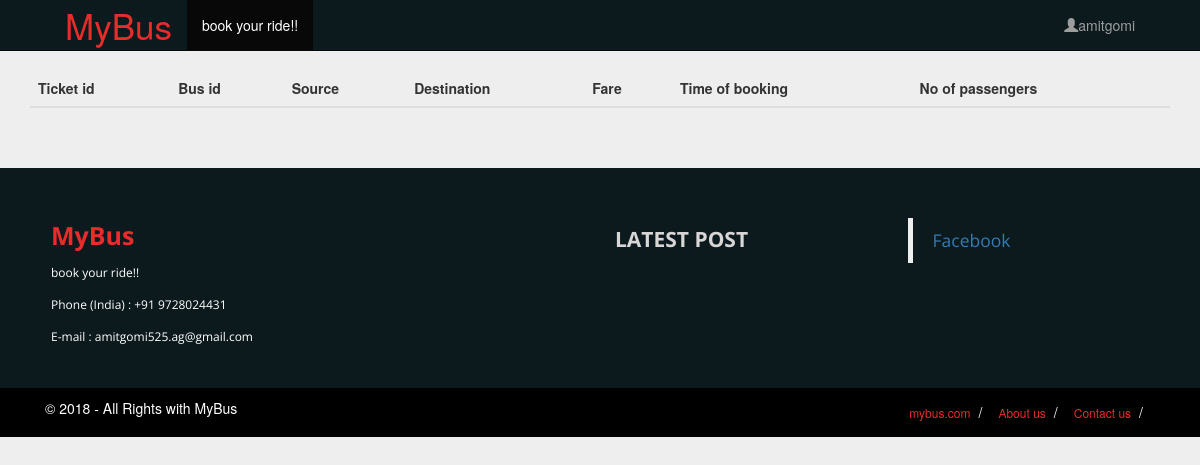
/showticket.php (signed in), run on an earlier commit of the app's database.
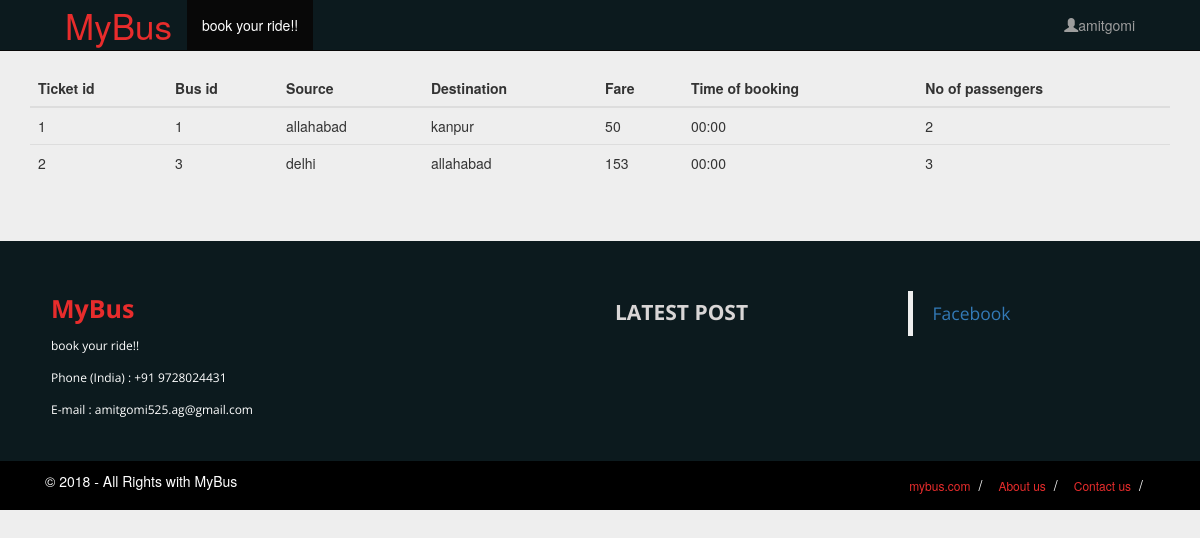
And on a later commit of the database.
### tables this page shows
CREATE TABLE `ticket` (
  `ticket_id` int(11) NOT NULL,
  `user_id` int(11) NOT NULL,
  `bus_id` int(11) NOT NULL,
  `source` varchar(256) NOT NULL,
  `destination` varchar(256) NOT NULL,
  `price` int(11) NOT NULL,
  `time_of_booking` varchar(50) NOT NULL,
  `no_of_passenger` int(11) NOT NULL
);

### showticket.php (the view, shortened to what this page needs)
<?php
	include 'includes/header.php';
	include 'includes/nav_bar.php';
	include 'includes/conn.php';
?>
	<div class="container" style="margin-top: 70px; margin-bottom: 40px;">
		<?php
		if($_SESSION["islogin"]==0){
			echo "<h1>You must have login first</h1>";
		}
		else{
			$query = "SELECT * FROM ticket WHERE user_id=".$_SESSION["user_id"];
			$res = mysqli_query($connection,$query);
		?>
		<div class="table-responsive">
		    <table class="table table-hover">
		  		<thead>
		      	<tr>
		        	<th>Ticket id</th>
		        	<th>Bus id</th>
		        	<th>Source</th>
		        	<th>Destination</th>
		        	<th>Fare</th>
		        	<th>Time of booking</th>
		        	<th>No of passengers</th>
		        </tr>
		    </thead>
		  	<?php
		    while($row = mysqli_fetch_assoc($res)){
				?>
			<tr>
				<td><?php echo $row["ticket_id"]; ?></td>
				<td><?php echo $row["bus_id"]; ?></td>
				<td><?php echo $row["source"]; ?></td>
				<td><?php echo $row["destination"]; ?></td>
				<td><?php echo $row["price"]; ?></td>
				<td><?php echo $row["time_of_booking"]; ?></td>
				<td><?php echo $row["no_of_passenger"]; ?></td>
			</tr>
				<?php
			}
			?>
		  </table>
		</div>
		<?php
		}
		?>
	</div>
<?php include 'includes/footer.php' ?>

### includes/header.php (shortened to what this page needs)
<!DOCTYPE html>
<html lang = "en">
<head>
	<link rel="stylesheet" type="text/css" href="css/bootstrap.css">
	<link rel="stylesheet" type="text/css" href="login.css" >
	<link rel="stylesheet" type="text/css" href="footer.css" >
	<link rel="stylesheet" type="text/css" href="style.css" >
</head>
<body>

### includes/nav_bar.php (shortened to what this page needs)
<nav class="navbar navbar-inverse navbar-fixed-top" style="padding-left: 50px; padding-right: 50px; background-color: #0c1a1e">
	<div class="container-fluid">
		<div class="navbar-header">
	    	<a class="navbar-brand" style="color:#e82c2c; font-size: 35px;" href="index.php">MyBus</a>
	    </div>
	    <div class="collapse navbar-collapse" id="myNavbar">
		    <ul class="nav navbar-nav">
		    	<li class="active"><a href="#">book your ride!!</a></li>
		    </ul>
		    <ul class="nav navbar-nav navbar-right">
		    	<?php
		    	if($_SESSION["islogin"] == 0){
		    		$str = "<li onclick=\"document.getElementById('id01').style.display='block'\"><a href=\"#\"><span class=\"glyphicon glyphicon-log-in\"> Login </a></li>
			    	<li><a href=\"register.php\"><span class=\"glyphicon glyphicon-user\"> </span>Signup</a></li>";
		    		echo $str;
		    	}
		    	else{ ?>
		    		<li><a class="dropdown-toggle" data-toggle="dropdown" href="#"><span class="glyphicon glyphicon-user"></span><?php echo $_SESSION["user_name"]; ?> </a>
		    		</li>
		    	<?php
		    	}
		    	?>
		    </ul>
		</div>
    </div>
</nav>

### includes/footer.php (shortened to what this page needs)
<footer style="background-color: #0c1a1e">
  <div class="container">
    <div class="row">
      <div class="col-md-4 col-sm-6 footerleft ">
        <div class="logofooter" style="color:#e82c2c "> MyBus</div>
        <p>book your ride!!</p>
        <p><i class="fa fa-phone"></i> Phone (India) : +91 9728024431</p>
        <p><i class="fa fa-envelope"></i> E-mail : amitgomi525.ag@gmail.com</p>
      </div>
      <div class="col-md-2 col-sm-6 paddingtop-bottom">
              </div>
      <div class="col-md-3 col-sm-6 paddingtop-bottom">
        <h6 class="heading7">LATEST POST</h6>
      </div>
      <div class="col-md-3 col-sm-6 paddingtop-bottom">
        <div class="fb-page" data-href="https://www.facebook.com/facebook" data-tabs="timeline" data-height="300" data-small-header="false" style="margin-bottom:15px;" data-adapt-container-width="true" data-hide-cover="false" data-show-facepile="true">
          <div class="fb-xfbml-parse-ignore">
            <blockquote cite="https://www.facebook.com/facebook"><a href="https://www.facebook.com/facebook">Facebook</a></blockquote>
          </div>
        </div>
      </div>
    </div>
  </div>
</footer>
<div class="copyright" style="background-color: black;">
  <div class="container">
    <div class="col-md-6">
      <p>© 2018 - All Rights with MyBus</p>
    </div>
    <div class="col-md-6">
      <ul class="bottom_ul" >
        <li style="display: inline-block; margin: 4px; "><a style="color:#e82c2c;" href="#">mybus.com</a></li>
        <li style="display: inline-block; margin: 4px; "><a style="color:#e82c2c;" href="#">About us</a></li>
        <li style="display: inline-block; margin: 4px; "><a style="color:#e82c2c;" href="#">Contact us</a></li>
      </ul>
    </div>
  </div>
</div>
</body>
</html>

### login.css (style rules this page uses)
body { background: #eee !important; }

### footer.css (style rules this page uses)
footer { background-color:#0c1a1e; min-height:220px; font-family: 'Open Sans', sans-serif; }
.footerleft { margin-top:50px; padding:0 36px; }
.logofooter { margin-bottom:10px; font-size:25px; color:#fff; font-weight:700; }
.footerleft p { color:#fff; font-size:12px !important; font-family: 'Open Sans', sans-serif; margin-bottom:15px; }
.paddingtop-bottom { margin-top:50px; }
.copyright { min-height:40px; background-color:#000000; }
.copyright p { text-align:left; color:#FFF; padding:10px 0; margin-bottom:0px; }
.heading7 { font-size:21px; font-weight:700; color:#d9d6d6; margin-bottom:22px; }
.bottom_ul { list-style-type:none; float:right; margin-bottom:0px; }
.bottom_ul li { float:left; line-height:40px; }
.bottom_ul li:after { content:"/"; color:#FFF; margin-right:8px; margin-left:8px; }
.bottom_ul li a { color:#FFF; font-size:12px; }

What changed in the data, as far as the page shows it:
added ticket: ticket_id "1", bus "1", source "allahabad", destination "kanpur", price "50", time_of_booking "00:00", no_of_passenger "2"
added ticket: ticket_id "2", bus "3", source "delhi", destination "allahabad", price "153", time_of_booking "00:00", no_of_passenger "3"
